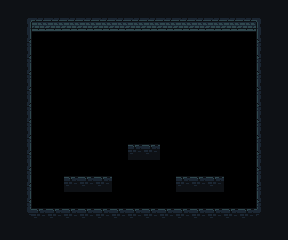

A 2D game scene composited from a Tiled map and its tileset images. What follows is a short description and the map's XML, with every tile layer's data as written:
An orthogonal 18x15 tile map with 16x16 px tiles, 1 tile layer (walls), 1 hidden layer not drawn.

<map version="1.0" tiledversion="1.1.0" orientation="orthogonal" renderorder="left-up" width="18" height="15" tilewidth="16" tileheight="16" infinite="0" nextobjectid="1">
 <tileset firstgid="1" source="map.tsx" />
 <layer name="walls" width="18" height="15">
  <properties>
   <property name="isOneWay" type="bool" value="true" />
   <property name="isSolid" type="bool" value="true" />
  </properties>
  <data encoding="csv">
10,10,10,10,10,10,10,10,10,10,10,10,10,10,10,10,10,10,
10,1,2,2,2,2,2,2,2,2,2,2,2,2,2,2,3,10,
10,4,0,0,0,0,0,0,0,0,0,0,0,0,0,0,6,10,
10,4,0,0,0,0,0,0,0,0,0,0,0,0,0,0,6,10,
10,4,0,0,0,0,0,0,0,0,0,0,0,0,0,0,6,10,
10,4,0,0,0,0,0,0,0,0,0,0,0,0,0,0,6,10,
10,4,0,0,0,0,0,0,0,0,0,0,0,0,0,0,6,10,
10,4,0,0,0,0,0,0,0,0,0,0,0,0,0,0,6,10,
10,4,0,0,0,0,0,0,0,0,0,0,0,0,0,0,6,10,
10,4,0,0,0,0,0,0,8,8,0,0,0,0,0,0,6,10,
10,4,0,0,0,0,0,0,0,0,0,0,0,0,0,0,6,10,
10,4,0,0,8,8,8,0,0,0,0,8,8,8,0,0,6,10,
10,4,0,0,0,0,0,0,0,0,0,0,0,0,0,0,6,10,
10,7,8,8,8,8,8,8,8,8,8,8,8,8,8,8,9,10,
10,10,10,10,10,10,10,10,10,10,10,10,10,10,10,10,10,10
</data>
 </layer>
 <layer name="floor" width="18" height="15" visible="0">
  <data encoding="csv">
0,0,0,0,0,0,0,0,0,0,0,0,0,0,0,0,0,0,
0,0,0,0,0,0,0,0,0,0,0,0,0,0,0,0,0,0,
0,0,5,5,5,5,5,5,5,5,5,5,5,5,5,5,0,0,
0,0,5,5,5,5,5,5,5,5,5,5,5,5,5,5,0,0,
0,0,5,5,5,5,5,5,5,5,5,5,5,5,5,5,0,0,
0,0,5,5,5,5,5,5,5,5,5,5,5,5,5,5,0,0,
0,0,5,5,5,5,5,5,5,5,5,5,5,5,5,5,0,0,
0,0,5,5,5,5,5,5,5,5,5,5,5,5,5,5,0,0,
0,0,5,5,5,5,5,5,5,5,5,5,5,5,5,5,0,0,
0,0,5,5,5,5,5,5,5,5,5,5,5,5,5,5,0,0,
0,0,5,5,5,5,5,5,5,5,5,5,5,5,5,5,0,0,
0,0,5,5,5,5,5,5,5,5,5,5,5,5,5,5,0,0,
0,0,5,5,5,5,5,5,5,5,5,5,5,5,5,5,0,0,
0,0,0,0,0,0,0,0,0,0,0,0,0,0,0,0,0,0,
0,0,0,0,0,0,0,0,0,0,0,0,0,0,0,0,0,0
</data>
 </layer>
</map>
